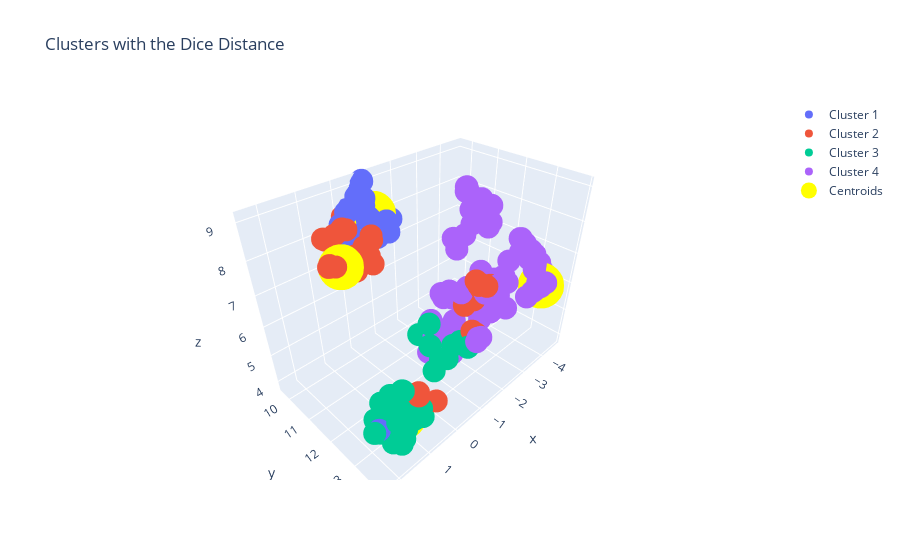

The notebook cell saved with this chart:
### Code cell
'''This visualization is merily to generate a plot to show how are our clusters distributed.
UMAP doesn't have the gower distance in-built, but it supports custom distances, 
so a function had to be written to show how it actually behaved with the distance used to build the clusters.
Instead we'll look at the plot with the manhattan and dice distances which are the distances used in the gower distance.'''

fit = umap.UMAP(n_neighbors=14,min_dist=0.1,n_components=3,metric='dice', random_state=42)
p3_umap = fit.fit_transform(portfolio3)

# Visualising the clusters

fig = go.Figure()

fig.add_trace(go.Scatter3d(x=p3_umap[clusters[0], 0], y=p3_umap[clusters[0], 1], z=p3_umap[clusters[0], 2], name='Cluster 1', mode='markers'))
fig.add_trace(go.Scatter3d(x=p3_umap[clusters[1], 0], y=p3_umap[clusters[1], 1], z=p3_umap[clusters[1], 2], name='Cluster 2', mode='markers'))
fig.add_trace(go.Scatter3d(x=p3_umap[clusters[2], 0], y=p3_umap[clusters[2], 1], z=p3_umap[clusters[2], 2], name='Cluster 3', mode='markers'))
fig.add_trace(go.Scatter3d(x=p3_umap[clusters[3], 0], y=p3_umap[clusters[3], 1], z=p3_umap[clusters[3], 2], name='Cluster 4', mode='markers'))
#comment the lines if you chose less clusters
#add more lines if you chose more clusters

fig.add_trace(go.Scatter3d(x=p3_umap[medoids,0], y=p3_umap[medoids,1],z=p3_umap[medoids,2], name='Centroids', 
                         mode='markers', marker_color="rgb(255,255,0)", marker=dict(size=16)))

fig.update_layout(title='Clusters with the Dice Distance')

fig.show()
